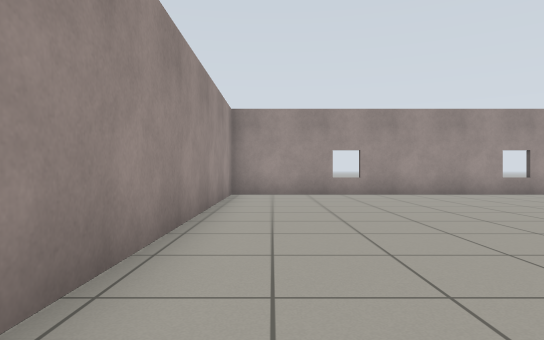
[1] (above)

20 first-person views from a walk through a Gazebo world. The camera is 0.72 m above the floor, looks level and sees 75° across. The floor is counted in squares, 1 m on a side. Each view is taken from the middle of a square. On the plan, view 1 faces up. The plan holds only what a view shows up to about 11 squares ahead; the rest is blank. Simple patterns stand in for the simulator's built-in surfaces.

[2]
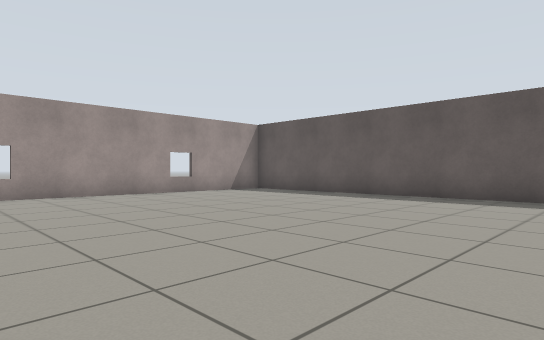

[3]
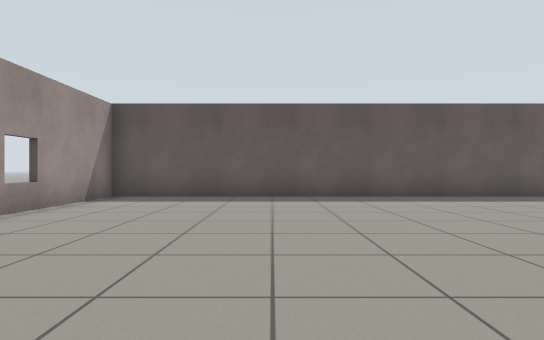

[4]
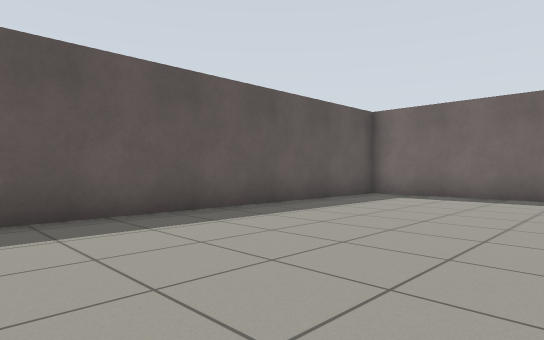

[5]
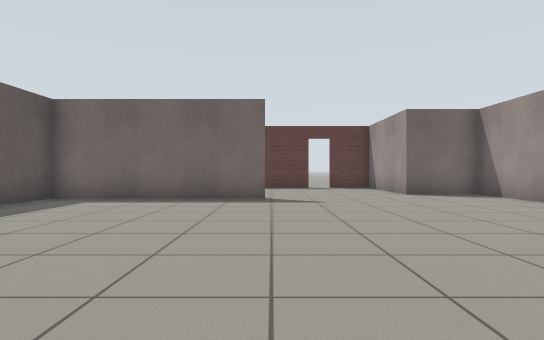

[6]
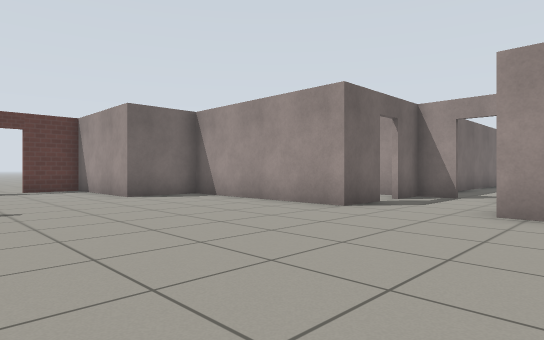

[7]
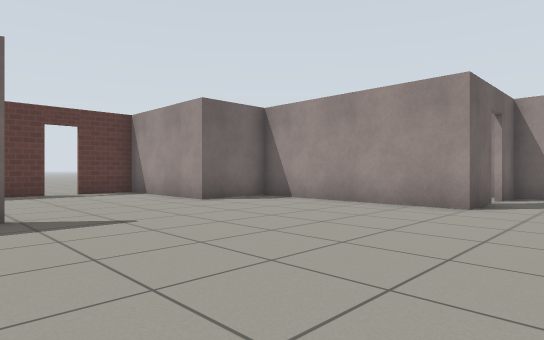

[8]
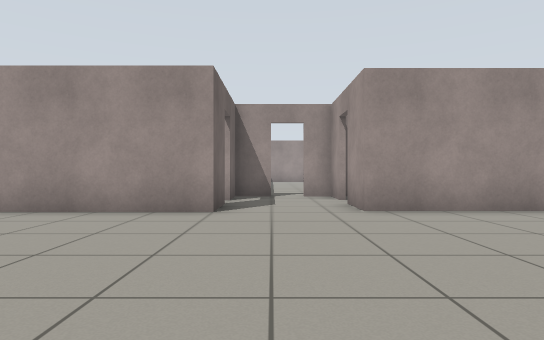

[9]
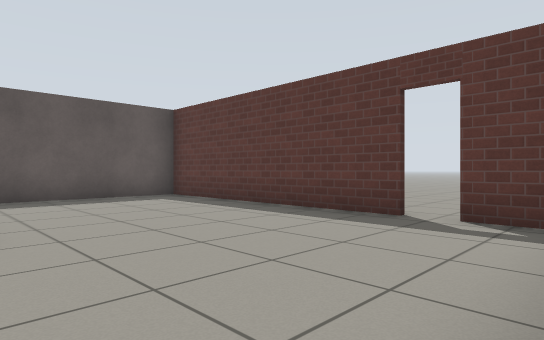

[10]
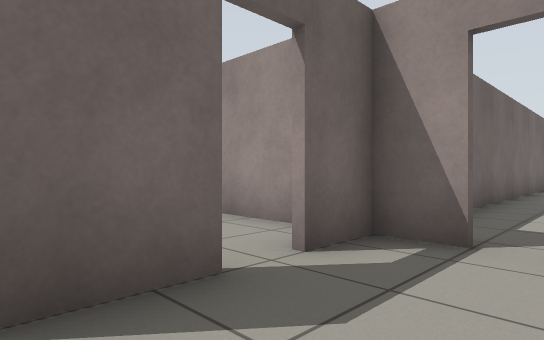

[11]
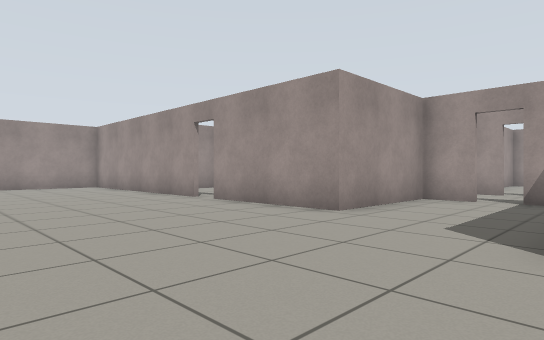

[12]
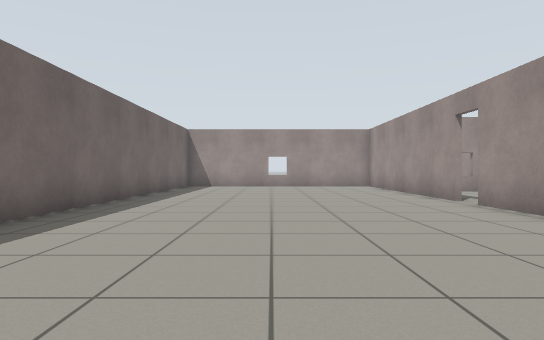

[13]
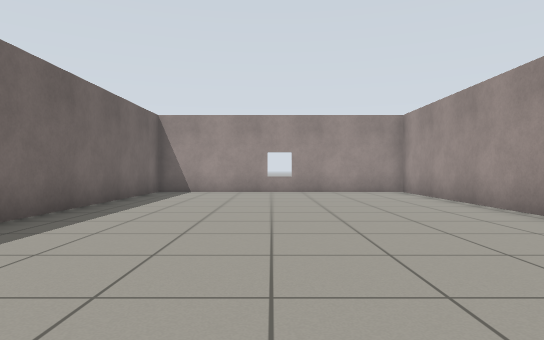

[14]
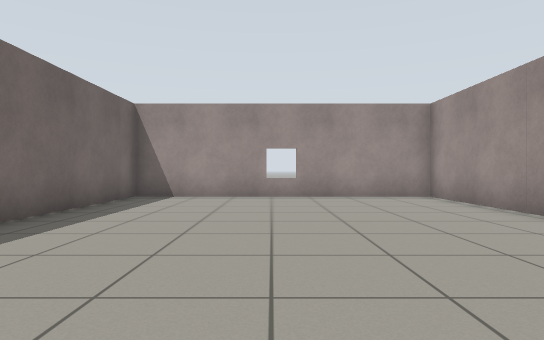

[15]
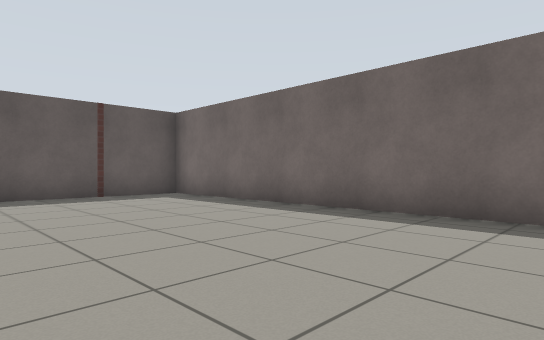

[16]
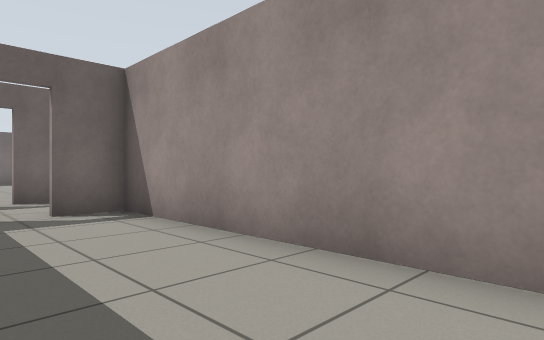

[17]
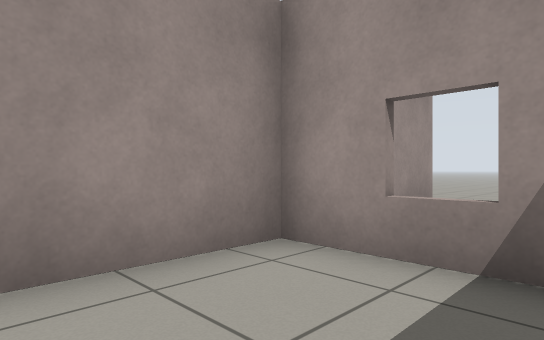

[18]
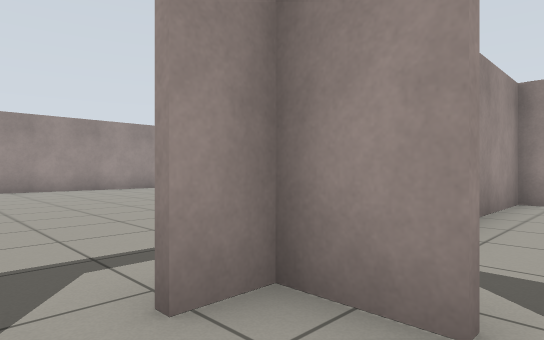

[19]
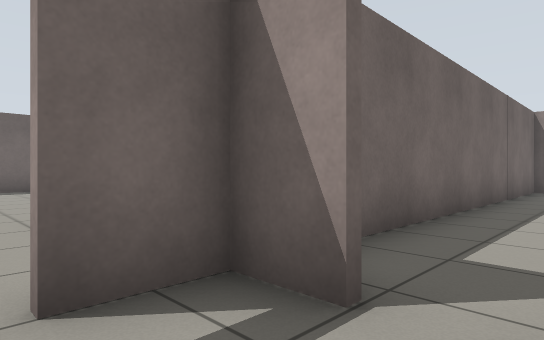

[20]
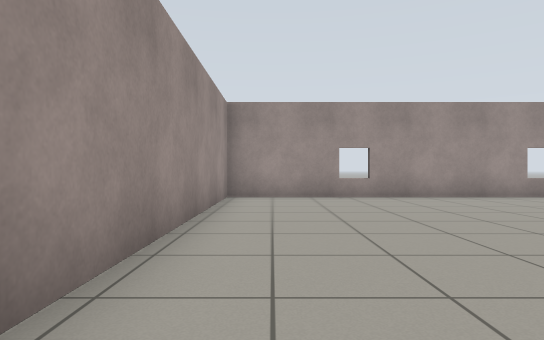

### Floor plan
Points are (right, up) in squares from view 1. A wall is a line through its corners. A room is listed if a view was taken in it or the views show most of it. See-through windows are left out.
Room 1 (views 1, 2, 3, 4, 5, 6, 7, 8, 9, 10, 18, 19, 20)
walls: (5.1, -6.9) (10.5, -6.9) (10.5, 10.3) (-1.2, 10.3) (-1.2, -0.4) (-2.5, -0.4); (-2.6, -3) (-1.2, -3) (-1.2, -8.3) (1.1, -8.3) (1.1, -11.6); (-3.4, -0.4) (-4.6, -0.4) (-4.6, -1.3); (-4.6, -2) (-4.6, -3) (-3.4, -3); (3.5, -12.4) (10.5, -12.4) (10.5, -8.3); (1.6, -12.4) (2.7, -12.4)
ways out: open door at (-3, -3) to room 2; open door at (-3, 0) to room 3; open door at (-5, -1.5); open door at (3, -12.5)
Room 2 (views 11, 12, 13, 14, 15)
walls: (-9.1, -6.7) (-16.5, -6.7) (-16.5, -14.7) (0.9, -14.7) (0.9, -10.3); (-3.4, -3.1) (-4.6, -3.1) (-4.6, -6.7) (-8.4, -6.7)
ways out: open door at (-3, -3) to room 1; open door at (-9, -7)
Room 3 (views 16, 17)
walls: (-2.3, 6.7) (-4.6, 6.7) (-4.6, -0.2) (-3.4, -0.2)
ways out: open door at (-3, 0) to room 1

Where each view was taken, in squares from view 1:
view 1: 0 up, 0 right, facing up
view 2: 0 up, 1 right, facing up-right
view 3: 6 up, 1 right, facing right
view 4: 3 up, 5 right, facing down-right
view 5: 2 up, 5 right, facing down
view 6: 1 up, 5 right, facing down-left
view 7: 1 down, 6 right, facing down-left
view 8: 2 down, 5 right, facing left
view 9: 7 down, 1 right, facing down-right
view 10: 1 down, 1 left, facing down-left
view 11: 12 down, 1 left, facing up-left
view 12: 11 down, 1 left, facing left
view 13: 11 down, 5 left, facing left
view 14: 11 down, 7 left, facing left
view 15: 9 down, 9 left, facing down-right
view 16: 6 up, 2 left, facing down-left
view 17: 4 up, 2 left, facing up-left
view 18: 2 down, 3 left, facing up-left
view 19: 1 down, 3 left, facing down-left
view 20: 1 up, 0 right, facing up
